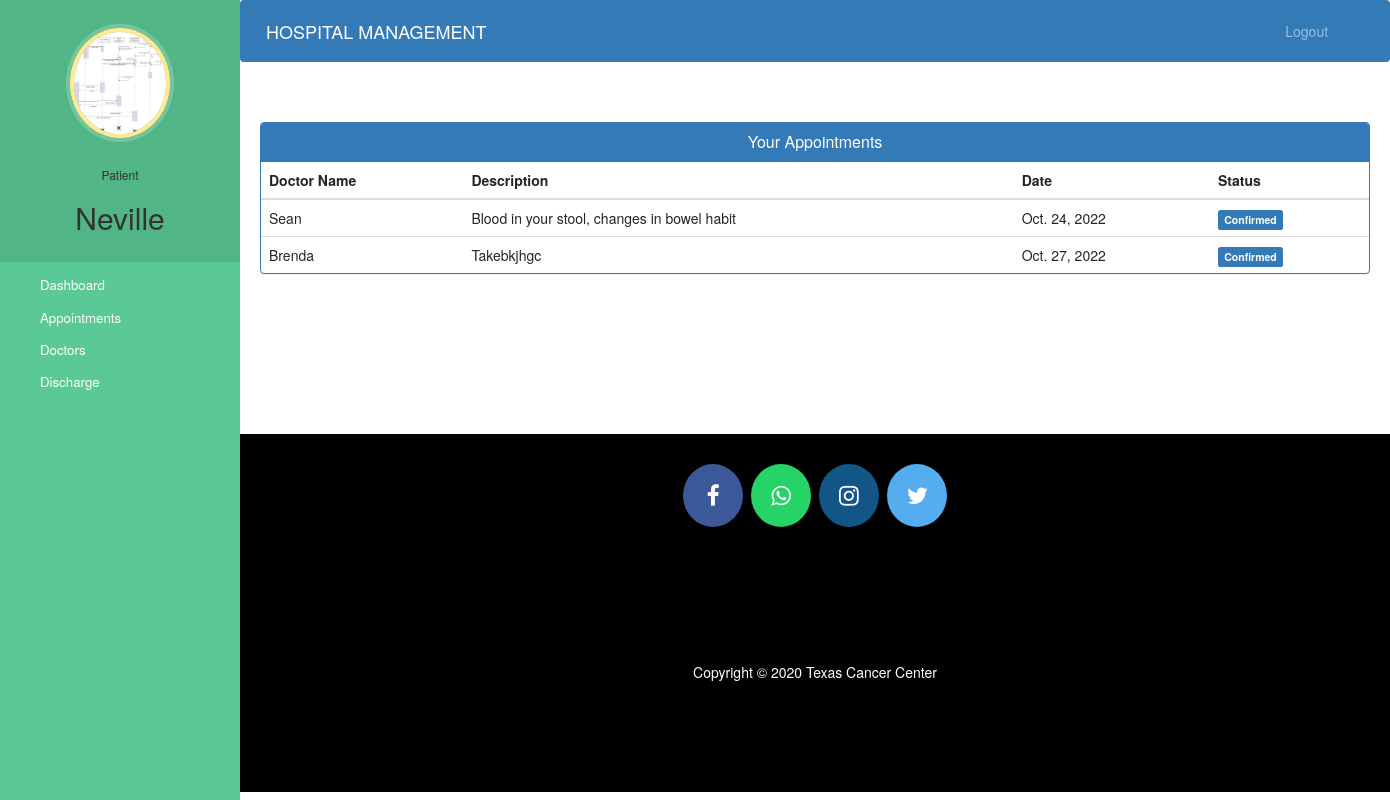
Page /patient-view-appointment (signed in) on the committed database.
### hospital/models.py (models this page shows, shortened)
class Patient(models.Model):
    user=models.OneToOneField(User,on_delete=models.CASCADE)
    profile_pic= models.ImageField(upload_to='profile_pic/PatientProfilePic/',null=True,blank=True)
    address = models.CharField(max_length=40)
    mobile = models.CharField(max_length=20,null=False)
    symptoms = models.CharField(max_length=100,null=False)
    assignedDoctorId = models.PositiveIntegerField(null=True)
    admitDate=models.DateField(auto_now=True)
    status=models.BooleanField(default=False)

class Appointment(models.Model):
    patientId=models.PositiveIntegerField(null=True)
    doctorId=models.PositiveIntegerField(null=True)
    patientName=models.CharField(max_length=40,null=True)
    doctorName=models.CharField(max_length=40,null=True)
    appointmentDate=models.DateField(auto_now=True)
    description=models.TextField(max_length=500)
    status=models.BooleanField(default=False)

### hospital/views.py (the view)
# urls.py: path('patient-view-appointment', views.patient_view_appointment_view,name='patient-view-appointment'),
@login_required(login_url='patientlogin')
@user_passes_test(is_patient)
def patient_view_appointment_view(request):
    patient=models.Patient.objects.get(user_id=request.user.id) #for profile picture of patient in sidebar
    appointments=models.Appointment.objects.all().filter(patientId=request.user.id)
    return render(request,'hospital/patient_view_appointment.html',{'appointments':appointments,'patient':patient})

### hospital/views.py (called while the page is built)
def is_patient(user):
    return user.groups.filter(name='PATIENT').exists()

### templates/hospital/patient_view_appointment.html (shortened to what this page needs)
{% extends 'hospital/patient_base.html' %}
{% block content %}
<head>
  <link href="//netdna.bootstrapcdn.com/bootstrap/3.0.0/css/bootstrap.min.css" rel="stylesheet" id="bootstrap-css">
</head>
<div class="container">
  <div class="panel panel-primary">
    <div class="panel-heading">
      <h6 class="panel-title">Your Appointments</h6>
    </div>
    <table class="table table-hover" id="dev-table">
      <thead>
        <tr>
          <th>Doctor Name</th>
          <th>Description</th>
          <th>Date</th>
          <th>Status</th>
        </tr>
      </thead>
      {% for a in appointments %}
      <tr>
        <td> {{a.doctorName}}</td>
        <td>{{a.description}}</td>
        <td>{{a.appointmentDate}}</td>
        {%if a.status%}
        <td> <span class="label label-primary">Confirmed</span></td>
        {% else %}
        <td> <span class="label label-success">Pending</span></td>
        {% endif %}
      </tr>
      {% endfor %}
    </table>
  </div>
</div>
{% endblock content %}

### templates/hospital/patient_base.html (shortened to what this page needs)
<!DOCTYPE html>
{% load static %}
<html lang="en">
<head>
  <link rel="stylesheet" href="https://stackpath.bootstrapcdn.com/bootstrap/4.3.1/css/bootstrap.min.css">
  <link rel="stylesheet" href="https://maxcdn.bootstrapcdn.com/font-awesome/4.7.0/css/font-awesome.min.css">
</head>
<body>
  <nav class="menu" tabindex="0">
    <header class="avatar">
      <img src="{% static patient.profile_pic.url %}" alt="Profile Pic" />
      <br><br>
      <h6>Patient</h6>
      <h2>{{request.user.first_name}}</h2>
    </header>
    <ul>
      <li tabindex="0" class="icon-dashboard"> <a style="color:white; text-decoration:none;" href="/patient-dashboard"><span>Dashboard</span></a> </li>
      <li tabindex="0" class="icon-calendar"> <a style="color:white; text-decoration:none;" href="/patient-appointment"><span>Appointments</span></a></li>
      <li tabindex="0" class="icon-users"> <a style="color:white; text-decoration:none;" href="/patient-view-doctor"><span>Doctors</span></a></li>
      <li tabindex="0" class="icon-users"> <a style="color:white; text-decoration:none;" href="/patient-discharge"><span>Discharge</span></a></li>
    </ul>
  </nav>
  <main>
    <div class="bs-example">
      <nav class="navbar navbar-expand-md  navbar-dark fixed-top" style="background:#337AB7;">
        <a href="/patient-dashboard" class="navbar-brand">HOSPITAL MANAGEMENT</a>
        <div class="collapse navbar-collapse justify-content-between" id="navbarCollapse">
          <div class="navbar-nav" style=" margin-left: 90%;">
            <a href="/logout" class="nav-item nav-link">Logout</a>
          </div>
        </div>
      </nav>
    </div>
    <br><br>
    {% block content %}
    {% endblock content %}
    <br><br><br><br><br><br><br>
    <footer>
      <p>
        <a id="ftr" href="https://facebook.com/sumit.luv/" class="fa fa-facebook"></a>
        <a id="ftr" href="https://api.whatsapp.com/send?phone=919572181024&text=Hello%20Sumit.%0d%0aHow%20are%20you%20%3f%0d%0aI%20came%20from%20your%20website.&source=&data=#" class="fa fa-whatsapp"></a>
        <a id="ftr" href="https://instagram.com/sumit.luv" class="fa fa-instagram"></a>
        <a id="ftr" href="https://twitter.com/sumitkumar1503" class="fa fa-twitter"></a>
      </p>
      <br>
      <div class="container">
        <div class="row">
          <div class="col-md-12 col-sm-12">
            <div style="color:#ffffff;" class="wow fadeInUp footer-copyright">
              <p>
                Copyright &copy; 2020 Texas Cancer Center  </p>
            </div>
          </div>
        </div>
      </div>
    </footer>
  </main>
</body>
</html>

### templates/hospital/patient_base.html (style rules this page uses)
a:link { text-decoration: none; }
a { color: white; }
footer { padding: 0px 0px 0px 0px; background-color: black; margin: 0px; }
#ftr { padding: 20px; }
.fa { font-size: 23px; width: 60px; text-align: center; text-decoration: none; margin: 5px 2px; border-radius: 50%; }
.fa-facebook { background: #3B5998; color: white; margin-top: 30px; }
.fa-whatsapp { background: #25d366; color: white; }
.fa-twitter { background: #55ACEE; color: white; }
.fa-instagram { background: #125688; color: white; }
p { text-align: center; }
body { padding-left: 240px; }
main { position: relative; height: 100vh; }
.menu { background: #5bc995; height: 100vh; width: 240px; position: fixed; top: 0px; left: 0; z-index: 5; outline: none; }
.menu .avatar { background: rgba(0, 0, 0, 0.1); padding: 2em 0.5em; text-align: center; }
.menu .avatar img { width: 100px; border-radius: 50%; overflow: hidden; border: 4px solid #ffea92; box-shadow: 0 0 0 4px rgba(255, 255, 255, 0.2); }
.menu .avatar h2 { font-weight: normal; margin-bottom: 0; }
.menu ul { list-style: none; padding: 0.5em 0; margin: 0; }
.menu ul li { padding: 0.5em 1em 0.5em 3em; font-size: 0.95em; font-weight: regular; background-repeat: no-repeat; background-position: left 15px center; background-size: auto 20px; transition: all 0.15s linear; cursor: pointer; }
.menu ul li.icon-dashboard { background-image: url("http://www.entypo.com/images//gauge.svg"); }
.menu ul li.icon-users { background-image: url("http://www.entypo.com/images//users.svg"); }
.menu ul li.icon-calendar { background-image: url("http://www.entypo.com/images//calendar.svg"); }

### templates/hospital/patient_view_appointment.html (style rules this page uses)
a:link { text-decoration: none; }
h6 { text-align: center; }
.row { margin: 100px; }

### rows in the picture
Patient: profile_pic (picture)
Appointment: doctorName "Sean", description "Blood in your stool, changes in bowel habit", appointmentDate "Oct. 24, 2022", status "Confirmed"
Appointment: doctorName "Brenda", description "Takebkjhgc", appointmentDate "Oct. 27, 2022", status "Confirmed"

### other values in the picture
{{ request.user.first_name }} "Neville"
